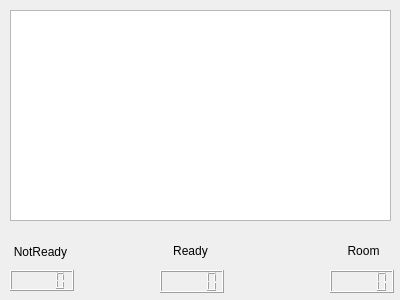
<?xml version="1.0" encoding="UTF-8"?>
<ui version="4.0">
 <class>Dialog</class>
 <widget class="QDialog" name="Dialog">
  <property name="geometry">
   <rect>
    <x>0</x>
    <y>0</y>
    <width>400</width>
    <height>300</height>
   </rect>
  </property>
  <property name="windowTitle">
   <string>Dialog</string>
  </property>
  <widget class="QTextEdit" name="textEdit">
   <property name="geometry">
    <rect>
     <x>10</x>
     <y>10</y>
     <width>381</width>
     <height>211</height>
    </rect>
   </property>
  </widget>
  <widget class="QLCDNumber" name="lcdNumber">
   <property name="geometry">
    <rect>
     <x>10</x>
     <y>270</y>
     <width>64</width>
     <height>21</height>
    </rect>
   </property>
  </widget>
  <widget class="QLCDNumber" name="lcdNumber_2">
   <property name="geometry">
    <rect>
     <x>160</x>
     <y>270</y>
     <width>64</width>
     <height>23</height>
    </rect>
   </property>
  </widget>
  <widget class="QLCDNumber" name="lcdNumber_3">
   <property name="geometry">
    <rect>
     <x>330</x>
     <y>270</y>
     <width>64</width>
     <height>23</height>
    </rect>
   </property>
  </widget>
  <widget class="QLabel" name="label">
   <property name="geometry">
    <rect>
     <x>10</x>
     <y>241</y>
     <width>61</width>
     <height>21</height>
    </rect>
   </property>
   <property name="text">
    <string>NotReady</string>
   </property>
   <property name="alignment">
    <set>Qt::AlignCenter</set>
   </property>
  </widget>
  <widget class="QLabel" name="label_2">
   <property name="geometry">
    <rect>
     <x>160</x>
     <y>240</y>
     <width>61</width>
     <height>21</height>
    </rect>
   </property>
   <property name="text">
    <string>Ready</string>
   </property>
   <property name="alignment">
    <set>Qt::AlignCenter</set>
   </property>
  </widget>
  <widget class="QLabel" name="label_3">
   <property name="geometry">
    <rect>
     <x>333</x>
     <y>241</y>
     <width>61</width>
     <height>20</height>
    </rect>
   </property>
   <property name="text">
    <string>Room</string>
   </property>
   <property name="alignment">
    <set>Qt::AlignCenter</set>
   </property>
  </widget>
 </widget>
 <layoutdefault spacing="6" margin="11"/>
 <resources/>
 <connections/>
</ui>
